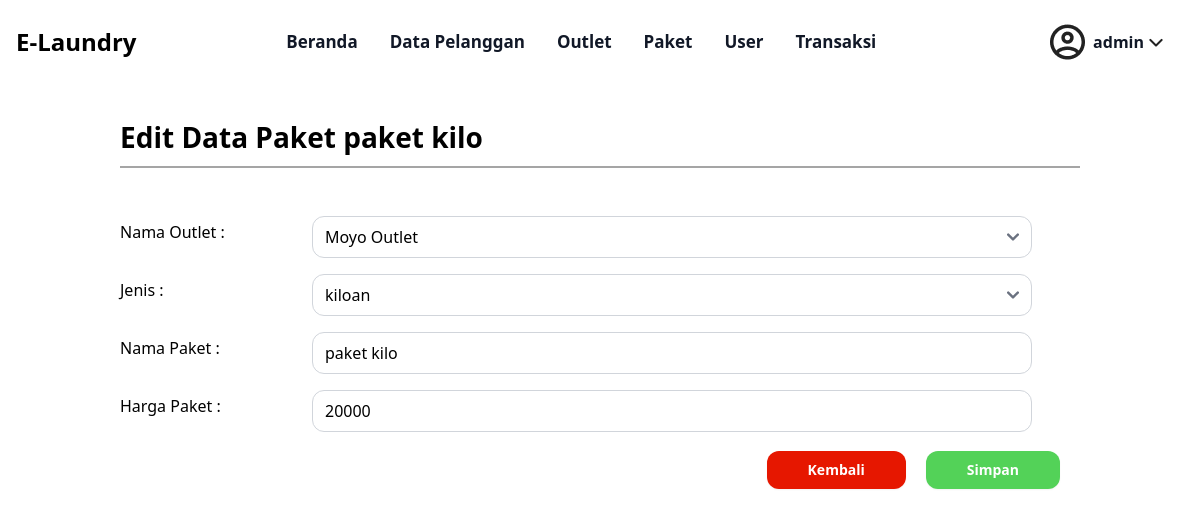
The page /view/update_paket_admin.php?id_paket=3 (signed in) on the database its author committed.
### tables this page shows
CREATE TABLE `tb_paket` (
  `id_paket` int(11) NOT NULL,
  `id_outlet` int(11) NOT NULL,
  `jenis` enum('kiloan','selimut','bed_cover','kaos','lain') NOT NULL,
  `nama_paket` varchar(100) NOT NULL,
  `harga` int(11) NOT NULL
);

CREATE TABLE `tb_outlet` (
  `id_outlet` int(11) NOT NULL,
  `nama` varchar(100) NOT NULL,
  `alamat` text NOT NULL,
  `tlp` varchar(15) NOT NULL
);

### view/update_paket_admin.php (the view, shortened to what this page needs)
<?php
    require "../layout/navbar_admin.php";
    $id_paket = $_GET['id_paket'];
    $query_paket = mysqli_query($koneksi, "SELECT * FROM tb_paket WHERE id_paket ='$id_paket'");
    $paket_row = mysqli_fetch_assoc($query_paket);
?>
<?= template_header('Home') ?>
<div class="container mx-auto p-8">
    <h2 class="text-[28px] font-semibold pb-2 border-b-2 border-[#A5A5A5] mb-[5%]">Edit Data Paket <?= $paket_row['nama_paket'] ?></h2>
    <form action="../update/process_update_paket_admin.php" method="post">
    <div class="flex mb-4">
                <label for="id_outlet" class="w-1/5 text-left pr-4 pt-1">Nama Outlet :</label>
                <select name="id_outlet" id="id_outlet" class="w-3/4 px-3 py-2 border rounded-xl border-gray-300">
                <?php
    $query = "SELECT * FROM tb_outlet";
    $data = mysqli_query($koneksi, $query);
    while ($row = mysqli_fetch_assoc($data)) {
        ?>
        <option value="<?= $row['id_outlet']; ?>" <?php if ($row['id_outlet'] == $paket_row['id_outlet']) echo "selected"; ?>>
            <?= $row['nama']; ?>
        </option>
        <?php
    }
    ?>
                </select>
            </div>
            <div class="flex mb-4">
                <label for="jenis" class="w-1/5 text-left pr-4 pt-1">Jenis :</label>
                <select name="jenis" id="jenis" class="w-3/4 px-3 py-2 border rounded-xl border-gray-300">
                    <option value="<?= $paket_row['jenis'] ?>"><?= $paket_row['jenis']; ?></option>
                </select>
            </div>
            <div class="flex mb-4">
                <label for="nama_paket" class="w-1/5 text-left pr-4 pt-1" >Nama Paket :</label>
                <input type="text" id="nama_paket" name="nama_paket" value="<?= $paket_row['nama_paket'] ?>" required class="w-3/4 px-3 py-2 border rounded-xl border-gray-300">
            </div>
            <div class="flex mb-4">
                <label for="harga" class="w-1/5 text-left pr-4 pt-1" >Harga Paket :</label>
                <input type="text" id="harga" name="harga" value="<?= $paket_row['harga'] ?>" required class="w-3/4 px-3 py-2 border rounded-xl border-gray-300">
            </div>
            <div class="flex justify-end my-[2%]">
            <a href="../admin/paket.php">
                <button type="button" class="inline-flex justify-center py-2 px-10 border border-transparent shadow-sm text-sm  rounded-xl text-white bg-[#E61700] font-semibold hover:bg-red-500 focus:outline-none focus:ring-2 focus:ring-offset-2 ">
                    Kembali
                </button>
            </a>
                <button type="submit" class="inline-flex justify-center py-2 px-10 mx-5 border border-transparent shadow-sm text-sm  rounded-xl text-white bg-[#53D258] font-semibold hover:bg-green-700 focus:outline-none focus:ring-2 focus:ring-offset-2 ">
                    Simpan
                </button>
            </div>
        </form>
    </div>
<?= template_footer() ?>

### rows shown on the page
tb_paket: nama_paket "paket kilo", id_outlet "Moyo Outlet", jenis "kiloan", harga "20000"

### other values the page prints
$username "admin"
